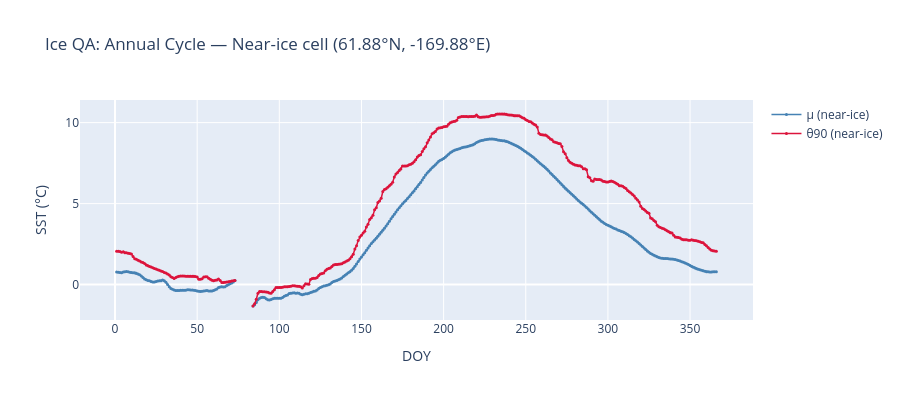

Write notebook code for a chart like this one.
### Markdown cell above
## 4. Ice QA — near-ice cell (NW corner of GOA)

For a cell at the northern edge of the GOA (~62°N, -170°E), winter DOYs should be NaN (ice-masked)
while summer DOYs should have valid SST-derived statistics.

### Code cell
ni_lat_i = np.argmin(np.abs(lats - 61.875))
ni_lon_i = np.argmin(np.abs(lons - (-169.875)))

mu_ni      = mu[:,      ni_lat_i, ni_lon_i].values
theta90_ni = theta90[:, ni_lat_i, ni_lon_i].values

nan_mask = np.isnan(mu_ni)
nan_doys_list = doys[nan_mask].tolist()
valid_doys    = doys[~nan_mask]

print(f'Near-ice cell: lat={float(lats[ni_lat_i]):.3f}°N, lon={float(lons[ni_lon_i]):.3f}°E')
print(f'NaN DOYs (ice-masked): {len(nan_doys_list)} — {nan_doys_list[:10]}{"..." if len(nan_doys_list)>10 else ""}')
print(f'Valid DOYs: {len(valid_doys)}')

# Expectation: NaN should cluster in winter (DOY ~1–90 and ~300–366)
if nan_doys_list:
    winter_nans = [d for d in nan_doys_list if d <= 90 or d >= 300]
    summer_nans = [d for d in nan_doys_list if 120 <= d <= 270]
    print(f'  Winter NaN DOYs (<=90 or >=300): {len(winter_nans)}')
    print(f'  Summer NaN DOYs (120-270): {len(summer_nans)}')
    print('  Ice QA PASS' if len(summer_nans) == 0 else '  Ice QA WARNING: unexpected summer NaNs')
else:
    print('  No NaN DOYs — cell may not be seasonally ice-covered')

# Plot
fig3 = go.Figure()
fig3.add_trace(go.Scatter(
    x=doys, y=mu_ni, mode='markers+lines',
    name='μ (near-ice)', line=dict(color='steelblue', width=1.5),
    marker=dict(size=3)))
fig3.add_trace(go.Scatter(
    x=doys, y=theta90_ni, mode='markers+lines',
    name='θ90 (near-ice)', line=dict(color='crimson', width=1.5),
    marker=dict(size=3)))
fig3.update_layout(
    title=f'Ice QA: Annual Cycle — Near-ice cell ({float(lats[ni_lat_i]):.2f}°N, {float(lons[ni_lon_i]):.2f}°E)',
    xaxis_title='DOY', yaxis_title='SST (°C)',
    height=400, width=900)
fig3.show()

### Figure 1 — Plotly figure (JSON) as saved in the notebook; plotly's stock layout.template omitted (floating-point values rounded to 4 significant figures; data arrays with more than 128 entries replaced by an {"elided": "..."} marker saying what was removed)
{"data": [{"line": {"color": "steelblue", "width": 1.5}, "marker": {"size": 3}, "mode": "markers+lines", "name": "μ (near-ice)", "type": "scatter", "x": {"elided": "366 int values"}, "y": {"elided": "366 float values"}}, {"line": {"color": "crimson", "width": 1.5}, "marker": {"size": 3}, "mode": "markers+lines", "name": "θ90 (near-ice)", "type": "scatter", "x": {"elided": "366 int values"}, "y": {"elided": "366 float values"}}], "layout": {"height": 400, "title": {"text": "Ice QA: Annual Cycle — Near-ice cell (61.88°N, -169.88°E)"}, "width": 900, "xaxis": {"title": {"text": "DOY"}}, "yaxis": {"title": {"text": "SST (°C)"}}}}
